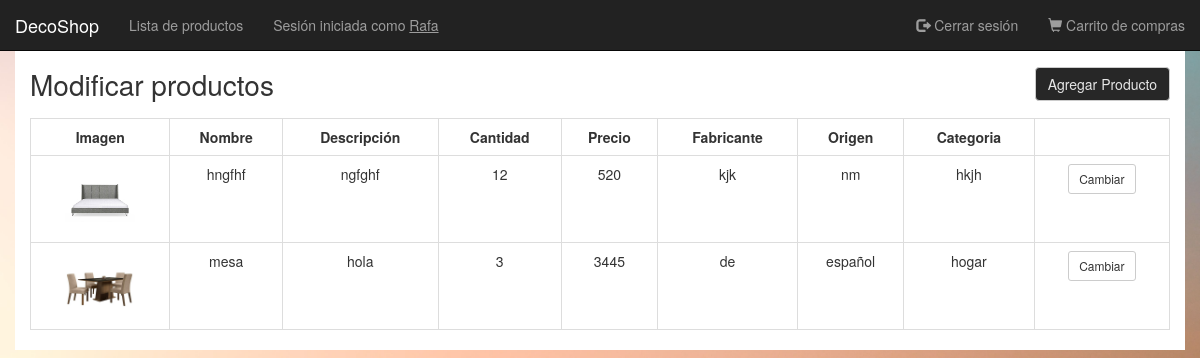
Page /php/modificar_productos.php (signed in) on the committed database.
### tables this page shows
CREATE TABLE `producto` (
  `id_producto` int(11) NOT NULL,
  `nombre_producto` varchar(100) DEFAULT NULL,
  `descripcion_producto` varchar(255) DEFAULT NULL,
  `cantidad_disponible` int(11) DEFAULT NULL,
  `precio_producto` double DEFAULT NULL,
  `fabricante` varchar(100) DEFAULT NULL,
  `origen` varchar(100) DEFAULT 'China',
  `categoria` varchar(100) DEFAULT NULL
);

### php/modificar_productos.php (the view, shortened to what this page needs)
<?php
require_once("../config/config.php");
?>
<!DOCTYPE html>
<html lang="es">
<head>
    <?php include "head_html.php";?>
    <link rel="stylesheet" href="../css/normalize.css">
    <link rel="stylesheet" href="../css/estilo_generico.css">
    <link rel="stylesheet" href="../css/styles-modificar_productos.css">
</head>
<header>
    <nav class="navbar navbar-inverse navbar-fixed-top">
        <div class="container-fluid">
            <div class="navbar-header">
                <a class="navbar-brand" href="../index.php">DecoShop</a>
            </div>
            <div class="collapse navbar-collapse" id="myNavbar">
                <ul class="nav navbar-nav">
                    <li><a href="../index.php">Lista de productos</a></li>
                    <li>
                        <span class="navbar-text">Sesión iniciada como
                            <a href="../php/perfil.php"
                                class="navbar-link"><u><?=$_SESSION['sesion_personal']['nombre']?></u>
                            </a>
                        </span>
                    </li>
                </ul>
                <ul class="nav navbar-nav navbar-right">
                    <li>
                        <a href="../php/cerrar_sesion.php"><span class="glyphicon glyphicon-log-out"></span> Cerrar
                            sesión</a>
                    </li>
                    <li>
                        <a href="../php/carrito.php"><span class="glyphicon glyphicon-shopping-cart"></span> Carrito
                            de compras</a>
                    </li>
                </ul>
            </div>
        </div>
    </nav>
</header>
<body class="container">
    <div class="mismo-nivel">
        <h1>Modificar productos</h1>
        <a href="modificar_crear_producto.php?op=2"><input type="submit" value="Agregar Producto" class="btn btn-default boton"></a>
    </div>
    <main>
        <?php
        $con = mysqli_connect($db_hostname, $db_username, $db_password, $db_name);
        if (mysqli_connect_errno()) :
            echo "Failed to connect to MySQL: " . mysqli_connect_error();
        else:
            $result = mysqli_query($con, "SELECT * FROM producto ORDER BY id_producto DESC;");
            $n_productos=mysqli_num_rows($result);
            if($n_productos>0):?>
                <div class="table-responsive">
                <table  class="table table-hover table-bordered">
                <tr>
                    <th>Imagen</th>
                    <th>Nombre</th>
                    <th>Descripción</th>
                    <th>Cantidad</th>
                    <th>Precio</th>
                    <th>Fabricante</th>
                    <th>Origen</th>
                    <th>Categoria</th>
                    <th></th>
                </tr>
                <?php
                while ($row = mysqli_fetch_array($result)): ?>
                    <tr>
                        <td><img class="imagen" src="../img/productos/<?= $row['id_producto'] ?>.png" alt="<?= $row['nombre_producto']?>"></td>
                        <td><?= $row['nombre_producto']?></td>
                        <td><?= $row['descripcion_producto']?></td>
                        <td><?= $row['cantidad_disponible']?></td>
                        <td><?= $row['precio_producto']?></td>
                        <td><?= $row['fabricante']?></td>
                        <td><?= $row['origen']?></td>
                        <td><?= $row['categoria']?></td>
                        <td>
                            <a href="modificar_crear_producto.php?op=1&i=<?= urlencode($row['id_producto']) ?>&n=<?= urlencode($row['nombre_producto'])?>&d=<?= urlencode($row['descripcion_producto'])?>&c=<?= urlencode($row['cantidad_disponible'])?>&p=<?= urlencode($row['precio_producto'])?>&f=<?= urlencode($row['fabricante'])?>&o=<?= urlencode($row['origen'])?>&cat=<?= urlencode($row['categoria'])?>">
                                <input type="submit" value="Cambiar" class="btn btn-default btn-sm">
                            </a>
                        </td>
                    </tr>
                    <?php
                endwhile;?>
                <?php
            else:?>
                <h1>NO HAY PRODUTOS EXISTENTES</h1>
            <?php
            endif;
        endif;
        ?>
    </main>
</body>
</html>

### css/estilo_generico.css (style rules this page uses)
:root { --negro: #ef7b08b6; --blanco: rgb(250, 241, 241); }
* { box-sizing: border-box; padding: 0; margin: 0; }

### css/styles-modificar_productos.css (style rules this page uses)
:root { --negro: #1f1f1f; --blanco: rgb(230, 230, 230); }
html { width: 100%; height: 100%; background-image: url("../img/fondo.jpg"); background-position: center center; background-repeat: no-repeat; background-size: cover; background-attachment:fixed; }
.boton { background-color: #272727; color: var(--blanco); }
.container { margin-top: 50px; height: min-content; }
img.imagen { width: 70px; }
.mismo-nivel { display: flex; flex-direction: row; justify-content: space-between; align-items: center; }
table th, table td { text-align: center; }

### rows in the picture
producto: shows a picture, nombre_producto "hngfhf", descripcion_producto "ngfghf", cantidad_disponible "12", precio_producto "520", fabricante "kjk", origen "nm", categoria "hkjh"
producto: shows a picture, nombre_producto "mesa", descripcion_producto "hola", cantidad_disponible "3", precio_producto "3445", fabricante "de", origen "español", categoria "hogar"

### other values in the picture
$_SESSION['sesion_personal']['nombre'] "Rafa"
